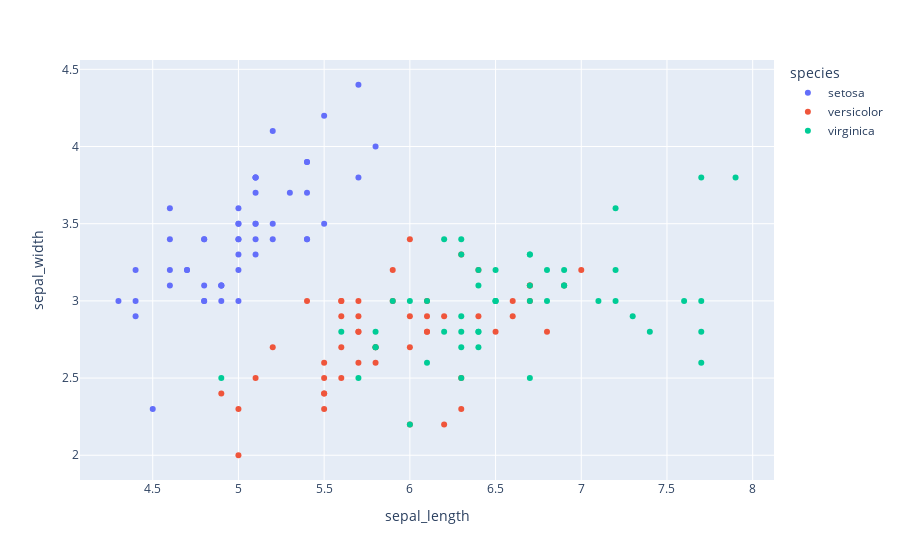

Notebook source saved alongside this figure:
### Markdown cell above
Purpose:
- Scatter plots are used to visualize the relationship or association between two numerical variables.
 - They help identify patterns, trends, correlations, and outliers in the data.

### Code cell
px.scatter(df, x='sepal_length', y='sepal_width', color='species')

### Figure 1 — Plotly figure (JSON) as saved in the notebook; plotly's stock layout.template omitted (floating-point values rounded to 4 significant figures)
{"data": [{"hovertemplate": "species=setosa<br>sepal_length=%{x}<br>sepal_width=%{y}<extra></extra>", "legendgroup": "setosa", "marker": {"color": "#636efa", "symbol": "circle"}, "mode": "markers", "name": "setosa", "orientation": "v", "showlegend": true, "type": "scatter", "x": [5.1, 4.9, 4.7, 4.6, 5, 5.4, 4.6, 5, 4.4, 4.9, 5.4, 4.8, 4.8, 4.3, 5.8, 5.7, 5.4, 5.1, 5.7, 5.1, 5.4, 5.1, 4.6, 5.1, 4.8, 5, 5, 5.2, 5.2, 4.7, 4.8, 5.4, 5.2, 5.5, 4.9, 5, 5.5, 4.9, 4.4, 5.1, 5, 4.5, 4.4, 5, 5.1, 4.8, 5.1, 4.6, 5.3, 5], "xaxis": "x", "y": [3.5, 3, 3.2, 3.1, 3.6, 3.9, 3.4, 3.4, 2.9, 3.1, 3.7, 3.4, 3, 3, 4, 4.4, 3.9, 3.5, 3.8, 3.8, 3.4, 3.7, 3.6, 3.3, 3.4, 3, 3.4, 3.5, 3.4, 3.2, 3.1, 3.4, 4.1, 4.2, 3.1, 3.2, 3.5, 3.1, 3, 3.4, 3.5, 2.3, 3.2, 3.5, 3.8, 3, 3.8, 3.2, 3.7, 3.3], "yaxis": "y"}, {"hovertemplate": "species=versicolor<br>sepal_length=%{x}<br>sepal_width=%{y}<extra></extra>", "legendgroup": "versicolor", "marker": {"color": "#EF553B", "symbol": "circle"}, "mode": "markers", "name": "versicolor", "orientation": "v", "showlegend": true, "type": "scatter", "x": [7, 6.4, 6.9, 5.5, 6.5, 5.7, 6.3, 4.9, 6.6, 5.2, 5, 5.9, 6, 6.1, 5.6, 6.7, 5.6, 5.8, 6.2, 5.6, 5.9, 6.1, 6.3, 6.1, 6.4, 6.6, 6.8, 6.7, 6, 5.7, 5.5, 5.5, 5.8, 6, 5.4, 6, 6.7, 6.3, 5.6, 5.5, 5.5, 6.1, 5.8, 5, 5.6, 5.7, 5.7, 6.2, 5.1, 5.7], "xaxis": "x", "y": [3.2, 3.2, 3.1, 2.3, 2.8, 2.8, 3.3, 2.4, 2.9, 2.7, 2, 3, 2.2, 2.9, 2.9, 3.1, 3, 2.7, 2.2, 2.5, 3.2, 2.8, 2.5, 2.8, 2.9, 3, 2.8, 3, 2.9, 2.6, 2.4, 2.4, 2.7, 2.7, 3, 3.4, 3.1, 2.3, 3, 2.5, 2.6, 3, 2.6, 2.3, 2.7, 3, 2.9, 2.9, 2.5, 2.8], "yaxis": "y"}, {"hovertemplate": "species=virginica<br>sepal_length=%{x}<br>sepal_width=%{y}<extra></extra>", "legendgroup": "virginica", "marker": {"color": "#00cc96", "symbol": "circle"}, "mode": "markers", "name": "virginica", "orientation": "v", "showlegend": true, "type": "scatter", "x": [6.3, 5.8, 7.1, 6.3, 6.5, 7.6, 4.9, 7.3, 6.7, 7.2, 6.5, 6.4, 6.8, 5.7, 5.8, 6.4, 6.5, 7.7, 7.7, 6, 6.9, 5.6, 7.7, 6.3, 6.7, 7.2, 6.2, 6.1, 6.4, 7.2, 7.4, 7.9, 6.4, 6.3, 6.1, 7.7, 6.3, 6.4, 6, 6.9, 6.7, 6.9, 5.8, 6.8, 6.7, 6.7, 6.3, 6.5, 6.2, 5.9], "xaxis": "x", "y": [3.3, 2.7, 3, 2.9, 3, 3, 2.5, 2.9, 2.5, 3.6, 3.2, 2.7, 3, 2.5, 2.8, 3.2, 3, 3.8, 2.6, 2.2, 3.2, 2.8, 2.8, 2.7, 3.3, 3.2, 2.8, 3, 2.8, 3, 2.8, 3.8, 2.8, 2.8, 2.6, 3, 3.4, 3.1, 3, 3.1, 3.1, 3.1, 2.7, 3.2, 3.3, 3, 2.5, 3, 3.4, 3], "yaxis": "y"}], "layout": {"legend": {"title": {"text": "species"}, "tracegroupgap": 0}, "margin": {"t": 60}, "xaxis": {"anchor": "y", "domain": [0, 1], "title": {"text": "sepal_length"}}, "yaxis": {"anchor": "x", "domain": [0, 1], "title": {"text": "sepal_width"}}}}
